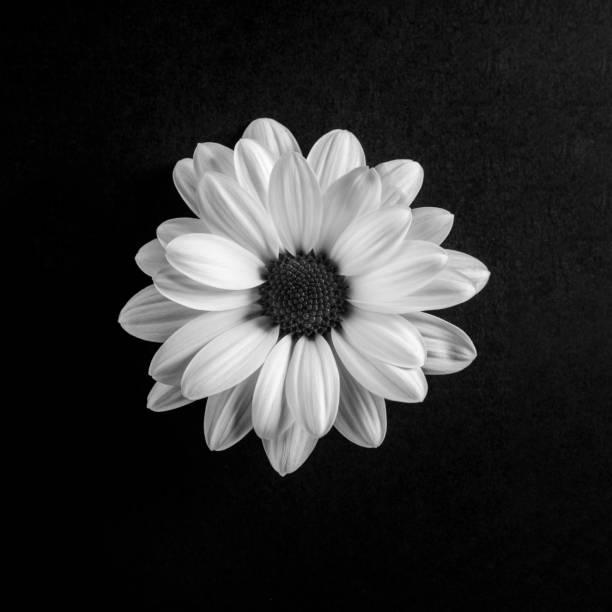
%> input picture DIP Lab 3/image2.jpg, 612 x 612 px
$ octave Q4.m   (GNU Octave 9; MATLAB toolbox functions it lacks are replaced by stand-ins)
%> lines starting %> are read from the running program, lines starting %| are printed output that depends on the picture; in (x1, y1, x2, y2) boxes, pixels count from 0 and x2, y2 are one past the last pixel; in counts of white or black regions, pixels touching at a corner belong together; the program's own positions count from 1
image = imread("/MATLAB Drive/Lab 4/image2.jpg");
%> image is the input picture: size 612x612x3 uint8; min 0, max 255, mean 46
gray_image = rgb2gray(image);robert = edge(gray_image, "roberts");
%> after `robert = edge(gray_image, "roberts")`:
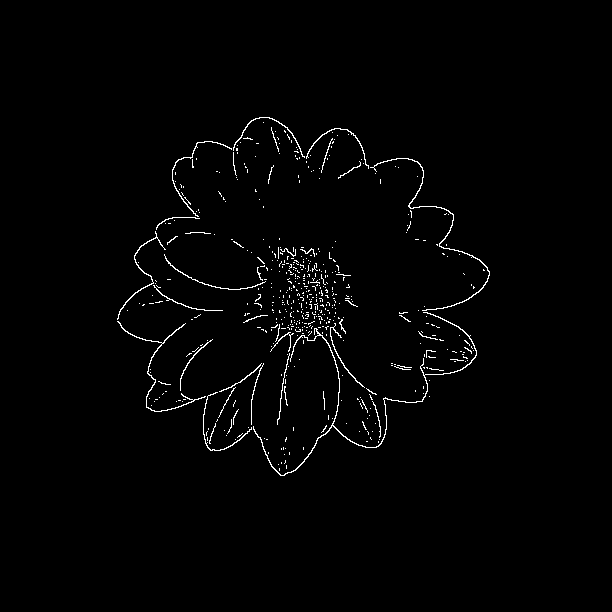
%> robert: size 612x612 logical; 1.4% white in thin lines or dots, all inside (x1, y1, x2, y2) = (117, 117, 490, 476)
sobel = edge(gray_image, "sobel");
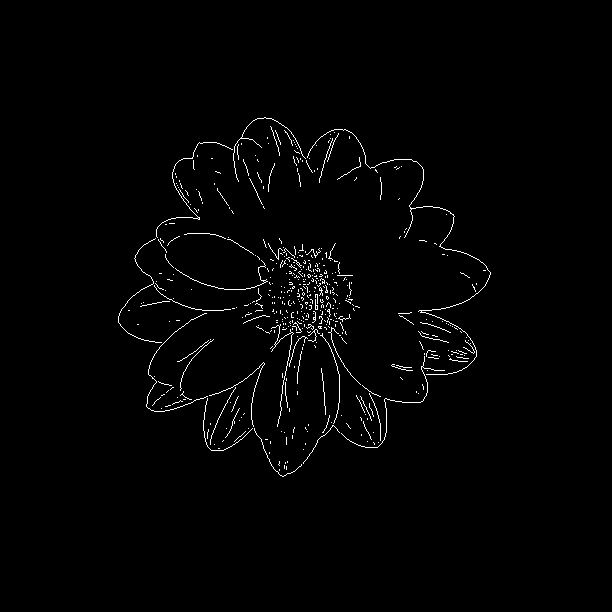
%> sobel: size 612x612 logical; 1.4% white in thin lines or dots, all inside (x1, y1, x2, y2) = (118, 117, 491, 477)
prewitt = edge(gray_image, "prewitt");
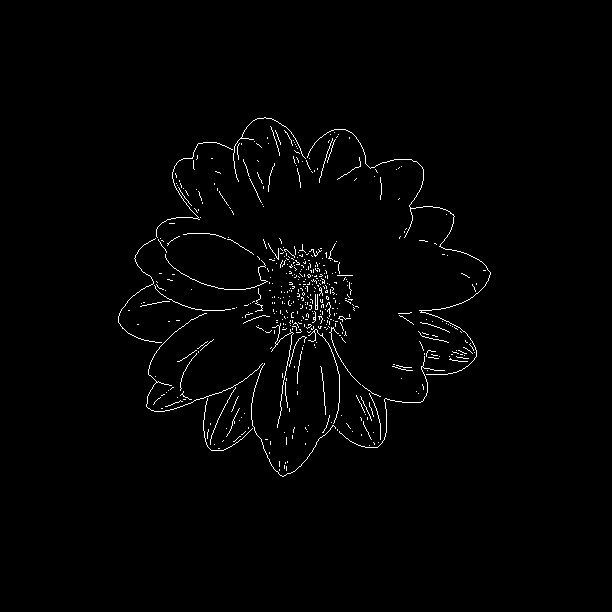
%> prewitt: size 612x612 logical; 1.4% white in thin lines or dots, all inside (x1, y1, x2, y2) = (118, 117, 491, 477)
canny = edge(gray_image, "canny");
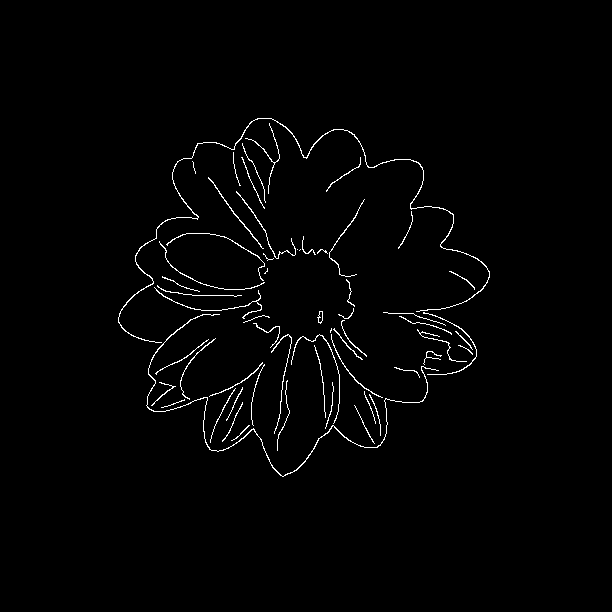
%> canny: size 612x612 logical; 1.5% white in thin lines or dots, all inside (x1, y1, x2, y2) = (118, 118, 490, 477)
figure;
subplot(2, 3, 1), imshow(image);
title("Original");
subplot(2, 3, 2), imshow(robert);
title("robert");
subplot(2, 3, 3), imshow(sobel);
title("Sobel");
subplot(2, 3, 4), imshow(prewitt);
title("Prewitt");
subplot(2, 3, 5), imshow(canny);
title("Canny");

$ run again, with DIP Lab 3/image3.jpg copied over DIP Lab 3/image2.jpg
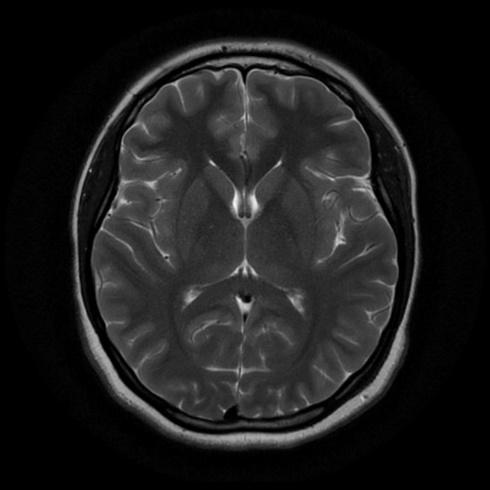
%> input picture DIP Lab 3/image3.jpg, 490 x 490 px
%> image is the input picture: size 490x490 uint8; min 0, max 250, mean 29.1
%> `robert = edge(gray_image, "roberts")`:
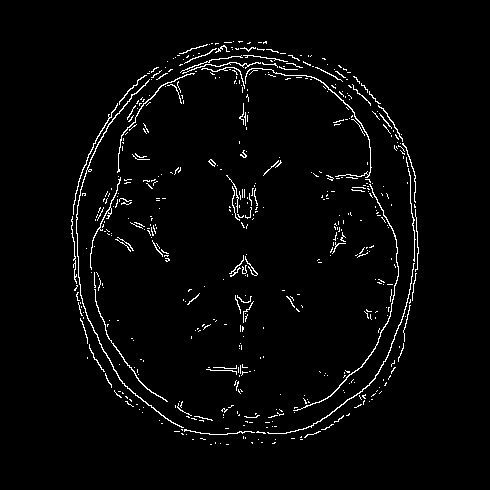
%> robert: size 490x490 logical; 2.8% white in thin lines or dots, all inside (x1, y1, x2, y2) = (71, 41, 419, 445)
%> sobel: size 490x490 logical; 2.6% white in thin lines or dots, all inside (x1, y1, x2, y2) = (72, 41, 420, 448)
%> prewitt: size 490x490 logical; 2.6% white in thin lines or dots, all inside (x1, y1, x2, y2) = (72, 41, 420, 446)
%> `canny = edge(gray_image, "canny");`:
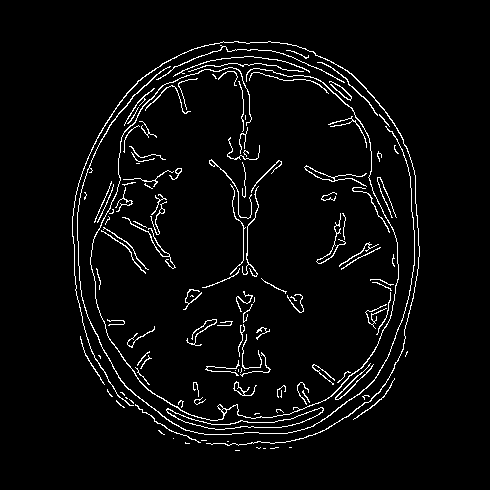
%> canny: size 490x490 logical; 4.1% white in thin lines or dots, all inside (x1, y1, x2, y2) = (72, 41, 420, 451)

$ run again, with DIP Lab 3/image4.jpg copied over DIP Lab 3/image2.jpg
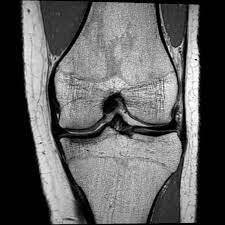
%> input picture DIP Lab 3/image4.jpg, 225 x 225 px
%> image is the input picture: size 225x225x3 uint8; min 0, max 255, mean 95.3
%> `robert = edge(gray_image, "roberts")`:
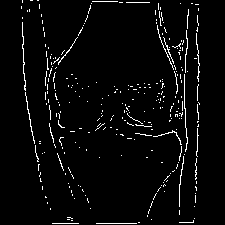
%> robert: size 225x225 logical; 3.5% white in thin lines or dots, all inside (x1, y1, x2, y2) = (21, 0, 200, 224)
%> sobel: size 225x225 logical; 4.1% white in thin lines or dots, all inside (x1, y1, x2, y2) = (21, 0, 200, 225)
%> `canny = edge(gray_image, "canny");`:
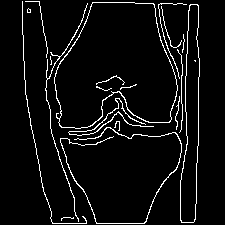
%> canny: size 225x225 logical; 5.5% white in thin lines or dots, all inside (x1, y1, x2, y2) = (22, 1, 200, 224)
